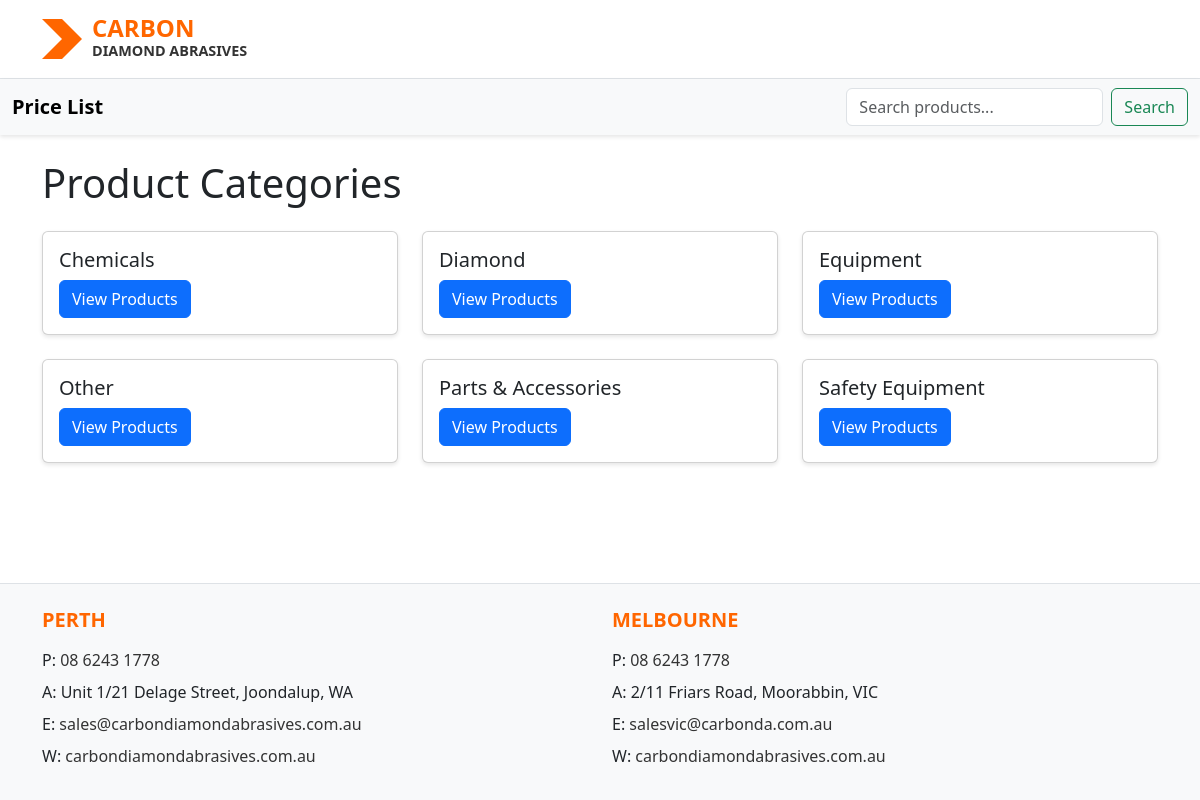
The page / on the database its author committed.
### app/models.py (models this page shows, shortened)
class Category(db.Model):
    id = db.Column(db.Integer, primary_key=True)
    name = db.Column(db.String(64), unique=True, nullable=False)
    products = db.relationship('Product', backref='category', lazy=True)

### app/routes.py (the view)
@bp.route('/')
def index():
    categories = Category.query.all()
    return render_template('index.html', categories=categories)

### app/templates/index.html
{% extends "base.html" %}
{% block content %}
<h1 class="mb-4">Product Categories</h1>
<div class="row">
    {% for category in categories %}
        <div class="col-md-4 mb-4">
            <div class="card">
                <div class="card-body">
                    <h5 class="card-title">{{ category.name }}</h5>
                    <a href="{{ url_for('main.category_view', category_id=category.id) }}"
                       class="btn btn-primary">View Products</a>
                </div>
            </div>
        </div>
    {% else %}
        <div class="col">
            <p class="text-muted">No categories found.</p>
        </div>
    {% endfor %}
</div>
{% endblock %}

### app/templates/base.html (shortened to what this page needs)
<!DOCTYPE html>
<html lang="en">
<head>
    <link rel="stylesheet" href="{{ url_for('static', filename='css/styles.css') }}">
    <link href="https://cdn.jsdelivr.net/npm/bootstrap@5.3.0/dist/css/bootstrap.min.css" rel="stylesheet">
</head>
<body>
    <div class="logo-header">
        <div class="container">
            <div class="logo-container">
                <svg class="carbon-logo" viewBox="0 0 50 50" width="40" height="40">
                    <path d="M0 0 L25 0 L50 25 L25 50 L0 50 L25 25 Z" fill="#ff6600"/>
                </svg>
                <div class="logo-text">
                    <span class="carbon-text">CARBON</span>
                    <span class="subtext">DIAMOND ABRASIVES</span>
                </div>
            </div>
        </div>
    </div>
    <nav class="navbar navbar-expand-lg navbar-light bg-light">
        <div class="container-fluid">
            <a class="navbar-brand price-list-text" href="{{ url_for('main.index') }}">Price List</a>
            <form class="d-flex" action="{{ url_for('main.search') }}" method="get">
                <input class="form-control me-2" type="search" placeholder="Search products..." aria-label="Search" name="q">
                <button class="btn btn-outline-success" type="submit">Search</button>
            </form>
        </div>
    </nav>
    <div class="container mt-4 main-content">
        {% block content %}{% endblock %}
    </div>
    <footer class="footer mt-auto py-4">
        <div class="container">
            <div class="row">
                <div class="col-md-6">
                    <h5>PERTH</h5>
                    <p>P: <a href="tel:0862431778">08 6243 1778</a></p>
                    <p>A: Unit 1/21 Delage Street, Joondalup, WA</p>
                    <p>E: <a href="mailto:sales@carbondiamondabrasives.com.au">sales@carbondiamondabrasives.com.au</a></p>
                    <p>W: <a href="http://carbondiamondabrasives.com.au">carbondiamondabrasives.com.au</a></p>
                </div>
                <div class="col-md-6">
                    <h5>MELBOURNE</h5>
                    <p>P: <a href="tel:0862431778">08 6243 1778</a></p>
                    <p>A: 2/11 Friars Road, Moorabbin, VIC</p>
                    <p>E: <a href="mailto:salesvic@carbonda.com.au">salesvic@carbonda.com.au</a></p>
                    <p>W: <a href="http://carbondiamondabrasives.com.au">carbondiamondabrasives.com.au</a></p>
                </div>
            </div>
        </div>
    </footer>
</body>
</html>

### app/static/css/styles.css (style rules this page uses)
body { padding-top: 0; background-color: #f8f9fa; min-height: 100vh; display: flex; flex-direction: column; }
.main-content { flex: 1 0 auto; }
.card { box-shadow: 0 2px 4px rgba(0,0,0,0.1); transition: transform 0.2s; }
.navbar { box-shadow: 0 2px 4px rgba(0,0,0,0.1); }
.container { max-width: 1200px; margin: 0 auto; }
.card-title { color: #333; margin-bottom: 15px; }
.btn-primary { background-color: #007bff; border-color: #007bff; }
.logo-header { background-color: white; padding: 1rem 0; border-bottom: 1px solid #dee2e6; }
.logo-container { display: flex; align-items: center; gap: 10px; }
.carbon-logo { width: 40px; height: 40px; }
.logo-text { display: flex; flex-direction: column; }
.carbon-text { color: #ff6600; font-weight: bold; font-size: 1.5rem; line-height: 1; }
.subtext { color: #333; font-size: 0.9rem; font-weight: bold; }
.price-list-text { font-size: 1.25em; font-weight: bold; }
.footer { background-color: #f8f9fa; padding: 2rem 0; border-top: 1px solid #dee2e6; margin-top: auto; }
.footer h5 { color: #ff6600; font-weight: bold; margin-bottom: 1rem; }
.footer p { margin-bottom: 0.5rem; }
.footer a { color: #333; text-decoration: none; }

### rows shown on the page
Category: name "Chemicals"
Category: name "Diamond"
Category: name "Equipment"
Category: name "Other"
Category: name "Parts & Accessories"
Category: name "Safety Equipment"
